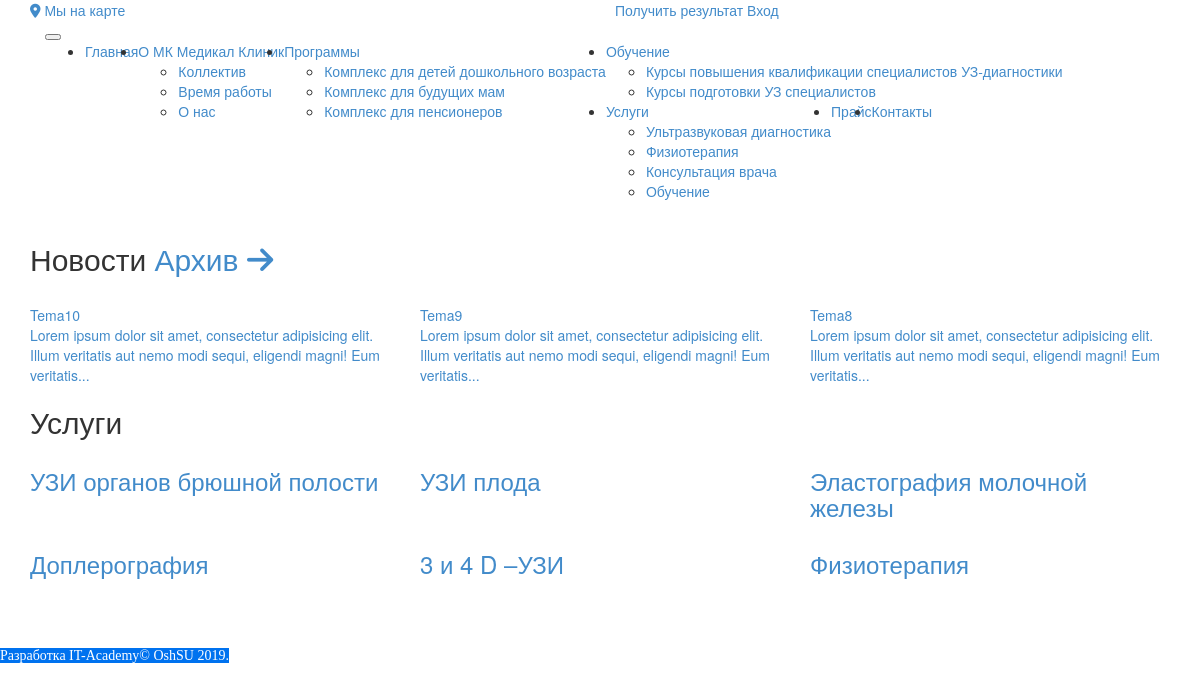
/, run on an earlier commit of the app's database.
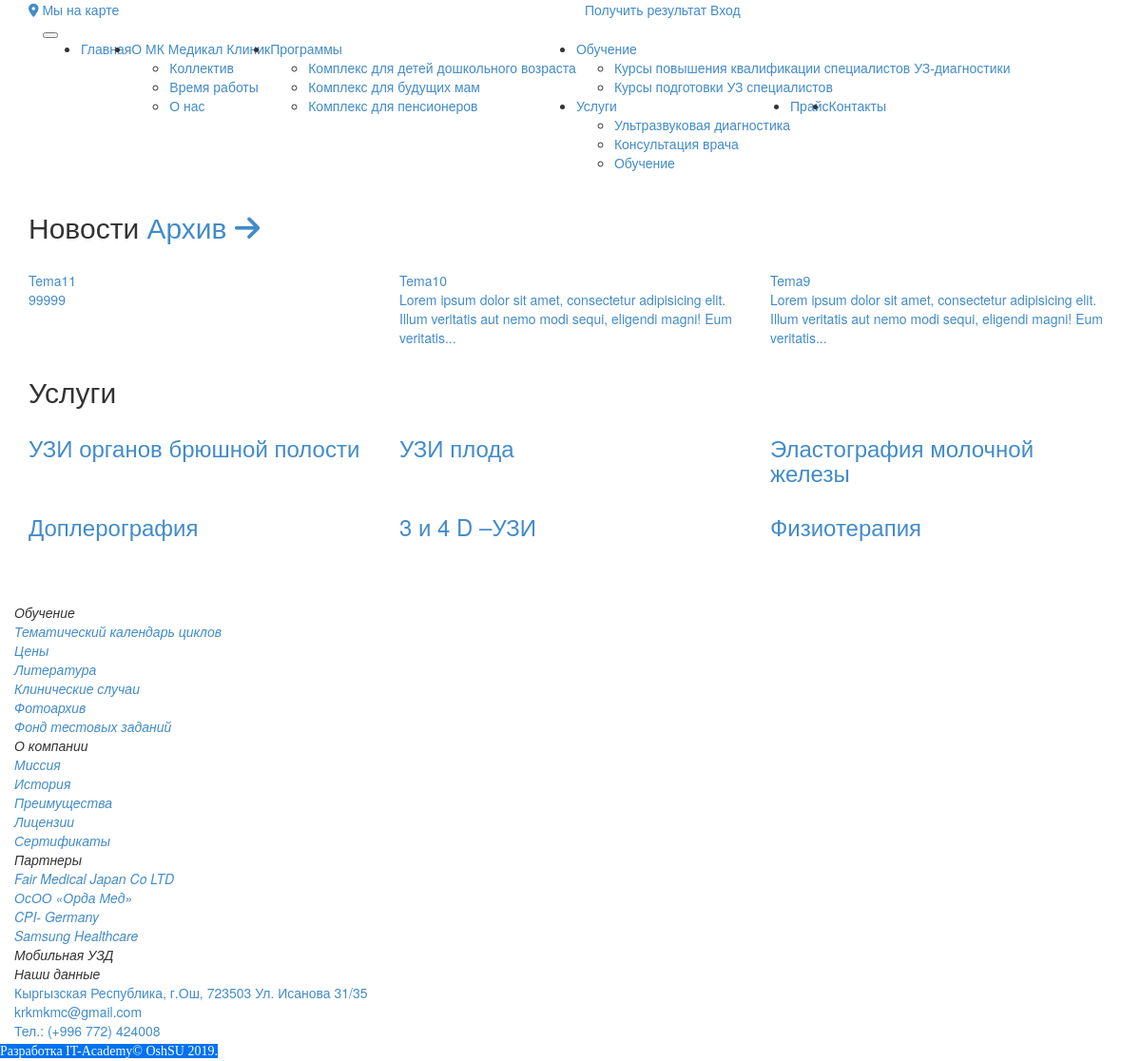
And on a later commit of the database.
### tables this page shows
CREATE TABLE IF NOT EXISTS `ex_menu` (
  `id` int(11) NOT NULL AUTO_INCREMENT,
  `sort` int(11) DEFAULT '0',
  `id_parent` int(11) DEFAULT '0',
  `id_page` int(11) DEFAULT NULL,
  `url` varchar(255) DEFAULT NULL,
  `target` varchar(50) DEFAULT NULL,
  `name_kg` varchar(255) DEFAULT NULL,
  `name_ru` varchar(255) DEFAULT NULL,
  `name_en` varchar(255) NOT NULL,
  PRIMARY KEY (`id`)
);

CREATE TABLE IF NOT EXISTS `ex_page` (
  `id` int(11) NOT NULL AUTO_INCREMENT,
  `id_type_page` int(11) DEFAULT NULL,
  `id_page_tema` int(11) NOT NULL,
  `id_user` int(11) NOT NULL,
  `user` varchar(100) NOT NULL,
  `address` varchar(250) NOT NULL,
  `vrem_ot` datetime DEFAULT NULL,
  `vrem_do` datetime DEFAULT NULL,
  `foto` varchar(255) DEFAULT NULL,
  `foto_thumb` varchar(250) NOT NULL,
  `video` varchar(255) DEFAULT NULL,
  `audio` varchar(250) NOT NULL,
  `url` varchar(250) NOT NULL,
  `log` int(11) DEFAULT '1',
  `stat` int(11) DEFAULT '0',
  `vrem` datetime DEFAULT NULL,
  `tema_kg` varchar(255) NOT NULL,
  `tema_ru` varchar(255) DEFAULT NULL,
  `tema_en` varchar(250) NOT NULL,
  `page_text_kg` text NOT NULL,
  `page_text_ru` text NOT NULL,
  `page_text_en` text,
  `key_text_kg` varchar(255) DEFAULT NULL,
  `key_text_ru` varchar(255) DEFAULT NULL,
  `key_text_en` varchar(250) NOT NULL,
  `gallery_thumb` text NOT NULL,
  `gallery` text NOT NULL,
  PRIMARY KEY (`id`)
);

### application/controllers/Pages.php (called while the page is built, shortened)
<?php
class Pages extends CI_Controller {
	public function index($id=0)	{
		$this->load->model('Get_model');
		$this->load->view('head_view');
		$data['main_menu'] = $this->Get_model->md_menu(1);
		$data['main_page_news'] = $this->Get_model->main_page_news(1,3);
		$data['uslugi'] = $this->Get_model->uslugi();
		$data['slider'] = $this->Get_model->slider(23);
		$data['footer_menu'] = $this->Get_model->md_menu(108);
		$this->load->view('header_view',$data);
		$this->load->view('slider_view');
		$this->load->view('news_view');
		$this->load->view('middle_view',$data);
		$this->load->view('footer_view',$data);
	}
}

### index.php (called while the page is built, shortened)
<?php
require_once BASEPATH.'core/CodeIgniter.php';

### application/models/Get_model.php (called while the page is built, shortened)
<?php
class Get_model extends CI_Model {
function md_menu($id) {
      $query = $this->db->get('ex_menu');
      return $query->result_array();
}
function main_page_news($id,$limit) {
    $query = $this->db->get('ex_page');
    return $query->result_array();
}
function  uslugi(){
   $query = $this->db->get('ex_page');
   return $query->result_array();
}
function footer_content($id) {
      $query = $this->db->get('ex_page');
      return $query->result_array();
}
}

### application/views/header_view.php (the view, shortened to what this page needs)
<body class="mh-100">
	<div class="header">
		<div class="top">
			<div class="container">
				<div class="row no-gutters">
					<div class="col-xs-12 col-sm-6 ">
						<div class="leftline">
							<a href="" data-toggle="modal" data-target="#mapmodal"><i class="fa fa-map-marker" aria-hidden="true"></i> Мы на карте</a>
						</div>
					</div>
					<div class="col-xs-12 col-sm-6 ">
						<div class="rightline">
							<a href="<?php echo base_url().'index.php/Pages/results'; ?>" class="red">Получить результат</a>
							<?php
								if ($_SESSION['user_login_check']==1) {
									echo '<a href="'.base_url('index.php/Pages/user_go_out').'" class="register">Выход</a>';
								}
								else{
									echo '<a href="" data-toggle="modal" data-target="#loginmodal" class="register">Вход</a>';
								}
							?>
						</div>
					</div>
				</div>
			</div>
		</div>
	</div>
	<div class="menu fixed-box">
		<nav class="navbar navbar-expand-lg navbar-light bg-light fixed-div">
			<div class="container">
				<a class="navbar-brand" href="<?php echo base_url(); ?>"><img src="<?php echo base_url().'assets/images/logo/logo2.png'; ?>" alt=""></a>
				<button class="navbar-toggler" type="button" data-toggle="collapse" data-target="#navbarSupportedContent" aria-controls="navbarSupportedContent" aria-expanded="false" aria-label="Toggle navigation">
				</button>
				<div class="collapse navbar-collapse" id="navbarSupportedContent">
					<ul class="navbar-nav ml-auto menu_click">
						<?php
						$i=false;
						foreach ($main_menu as $u_menu){
							$under_menu = $this->Get_model->md_menu($u_menu['id']);
							?>
							<li <?php if  ($i==false) echo 'class="active"' ?> >
								<?php echo '<a href="';
								if($u_menu['url']=='') {
									echo base_url().'index.php/pages/ulpage/'.$u_menu['id'];
								}
								else{
								  echo $u_menu['url'];
								}
									echo '">'.$u_menu['name_ru'].'</a>';
								?>
								<ul class="q1">
									<?php  foreach ($under_menu as $u_menu){ ?>
										<li><?php
										echo '<a href="';
										if($u_menu['url']=='') {echo base_url().'index.php/pages/ulpage/'.$u_menu['id'];;}
										else {echo $u_menu['url'].'/'.$u_menu['id_page'];}
										echo '">'.$u_menu['name_ru'].'</a>'; ?>
									</li>
								<?php } ?>
							</ul>
						</li>
						<?php
						$i=true;
					} ?>
				</ul>
			</div>
		</div>
	</nav>
</div>

### application/views/head_view.php (shortened to what this page needs)
<!DOCTYPE html>
<html lang="en">
<head>
	<link rel="stylesheet" href="<?php echo base_url().'assets/css/bootstrap.css';?>">
	<link rel="stylesheet" href="<?php echo base_url().'assets/css/font-awesome.css'; ?>">
	<link rel="stylesheet" href="<?php echo base_url().'assets/css/slick.css'; ?>">
	<link rel="stylesheet" href="<?php echo base_url().'assets/css/slick-theme.css'; ?>">
	<link rel="stylesheet" href="<?php echo base_url().'assets/css/animate.css'; ?>">
	<link rel="stylesheet" href="<?php echo base_url().'assets/css/style.css'; ?>">
</head>

### application/views/slider_view.php (shortened to what this page needs)
<div class="slider">
				<div id="demo" class="carousel slide" data-ride="">
					<ul class="carousel-indicators">
						<li data-target="#demo" data-slide-to="0" class="active"></li>
						<li data-target="#demo" data-slide-to="1"></li>
						<li data-target="#demo" data-slide-to="2"></li>
					</ul>
				</div>
						</div>

### application/views/news_view.php (shortened to what this page needs)
<div class="content">
	<div class="container">
		<h2 class="service">Новости <a href="<?php echo base_url('index.php/pages/arhiv');?>">Архив <i class="fa fa-arrow-right"></i></a></h2>
		<div class="row news">
			<?php
			foreach ($main_page_news as $news):
				?>
				<div class="col-md-4">
					<?php
					echo '<a href="';
					if($news['url']==false) {echo base_url('index.php/pages/page/').$news['id'];}
					else {echo $news['url'];} echo '">'
					?>
					<div class="news-block">
						<div class="news-img" style="">
						</div>
						<div class="news-title">
							<?php
							if (strlen($news['tema_ru']) < 50) {
								echo $news['tema_ru'] . '<br>';
							} else {
								$text6 = substr($news['tema_ru'], 0, strpos($news['tema_ru'], ' ', strlen(substr($news['tema_ru'], 0, 50))));
								echo $text6 . '...';
							}
							?>
						</div>
						<div class="news-text">
							<?php
							if (strlen($news['page_text_ru']) < 120) {
								echo $news['page_text_ru'] . '<br><br>';
							}
							else {
								$text5 = substr($news['page_text_ru'], 0, strpos($news['page_text_ru'], ' ', strlen(substr($news['page_text_ru'], 0, 120))));
								echo $text5 . '...';
							}
							?>
						</div>
					</div>
				</a>
			</div>
		<?php endforeach ?>
	</div>
</div>
</div>

### application/views/middle_view.php (shortened to what this page needs)
<div class="content">
	<div class="container">
		<h2 class="service">Услуги</h2>
		<div class="row padddingbottom">
			<?php
				foreach ($uslugi as $us) {
			?>
						<div class="col-sm-6 col-md-4">
							<div class="radius">
								<a href="<?php echo base_url('index.php/pages/uslugi_detail/'.$us['id']); ?>" class="obertka">
									<h3><?php echo $us['tema_ru']; ?></h3>
								</a>
							</div>
						</div>
			<?php
				}
			?>
		</div>
	</div>
</div>

### application/views/footer_view.php (shortened to what this page needs)
<div class="footer">
	<div class="container">
		<h3 style="color: #fff;letter-spacing: 5px">Medical Clinic</h3>
		<div class="row foooter no-gutters">
			<?php
			foreach ($footer_menu as $f_menu) {
				$footer_under_menu = $this->Get_model->md_menu($f_menu['id']);
			 ?>
			<div class="col">
				<div><span class="foot_title"><i><?php echo $f_menu['name_ru'];  ?></i></span></div>
				<?php
				if ($f_menu['id_page']<1) {
				  foreach ($footer_under_menu as $f_u_menu){
				 ?>
				<div><a href="
					<?php
					if($f_u_menu['url']=='') {
									echo base_url().'index.php/pages/ulpage/'.$f_u_menu['id'];
								}
								else{
								  echo $f_u_menu['url'];
								}
				 ?>
				 "><i class="anim_border"><?php echo $f_u_menu['name_ru']; ?></i></a></div>
			<?php }}
			else{
				$footer_content = $this->Get_model->footer_content($f_menu['id_page']);
				foreach ($footer_content as $f_content){
			?>
			<div>
			<?php
					echo $f_content['page_text_ru'];
				}
				?>
			</div>
				<?php
			} ?>
			</div>
			<?php } ?>
		</div>
	</div>
	<span style="color: #fff;background: #0072EF;margin-bottom:-20px;padding-bottom: 0;font-family: Calibri">Разработка IT-Academy© OshSU 2019.</span>
</div>
			</body>
			</html>

What changed in the data, as far as the page shows it:
removed ex_menu: name_ru "Физиотерапия", shown under "Услуги"
no longer on this page (row edited): ex_page: tema_ru "Tema8", page_text_ru "Lorem ipsum dolor sit amet, consectetur adipisicing elit. Illum veritatis aut nemo modi sequi, eligendi magni! Eum veritatis", shown under "Новости Архив"
added ex_page: tema_ru "Tema11", page_text_ru "99999", shown under "Новости Архив"
added ex_menu: name_ru "Обучение"
added ex_menu: name_ru "Тематический календарь циклов", shown under "Обучение"
added ex_menu: name_ru "Цены", shown under "Обучение"
added ex_menu: name_ru "Литература", shown under "Обучение"
added ex_menu: name_ru "Клинические случаи", shown under "Обучение"
added ex_menu: name_ru "Фотоархив", shown under "Обучение"
added ex_menu: name_ru "Фонд тестовых заданий", shown under "Обучение"
added ex_menu: name_ru "О компании"
added ex_menu: name_ru "Миссия", shown under "О компании"
added ex_menu: name_ru "История", shown under "О компании"
added ex_menu: name_ru "Преимущества", shown under "О компании"
added ex_menu: name_ru "Лицензии", shown under "О компании"
added ex_menu: name_ru "Сертификаты", shown under "О компании"
added ex_menu: name_ru "Партнеры"
added ex_menu: name_ru "Fair Medical Japan Co LTD", shown under "Партнеры"
added ex_menu: name_ru "ОсОО «Орда Мед»", shown under "Партнеры"
added ex_menu: name_ru "CPI- Germany", shown under "Партнеры"
added ex_menu: name_ru "Samsung Healthcare", shown under "Партнеры"
added ex_menu: name_ru "Мобильная УЗД"
added ex_menu: name_ru "Наши данные"
added ex_page: page_text_ru "Кыргызская Республика, г.Ош, 723503 Ул. Исанова 31/35 krkmkmc@gmail.com Тел.: (+996 772) 424008", shown under "Наши данные"
